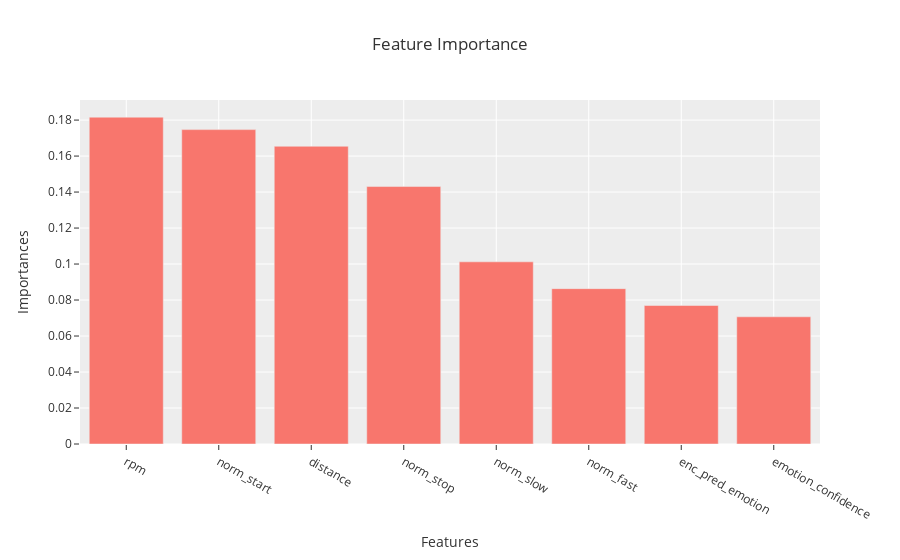

Notebook code for this chart:
### Markdown cell above
## Find Feature Importance

### Code cell
# See which features were most important
imps = pd.DataFrame()
imps['Features'] = features
imps['Importances'] = clf.feature_importances_
imps = imps.sort_values('Importances', ascending=False)
px.bar(imps, x='Features', y='Importances', template='ggplot2',
       title='Feature Importance')

### Figure 1 — Plotly figure (JSON) as saved in the notebook; plotly's stock layout.template omitted (floating-point values rounded to 4 significant figures)
{"data": [{"alignmentgroup": "True", "hovertemplate": "Features=%{x}<br>Importances=%{y}<extra></extra>", "legendgroup": "", "marker": {"color": "#F8766D"}, "name": "", "offsetgroup": "", "orientation": "v", "showlegend": false, "textposition": "auto", "type": "bar", "x": ["rpm", "norm_start", "distance", "norm_stop", "norm_slow", "norm_fast", "enc_pred_emotion", "emotion_confidence"], "xaxis": "x", "y": [0.1816, 0.1747, 0.1654, 0.1431, 0.1012, 0.08634, 0.07696, 0.07068], "yaxis": "y"}], "layout": {"barmode": "relative", "legend": {"tracegroupgap": 0}, "title": {"text": "Feature Importance"}, "xaxis": {"anchor": "y", "domain": [0, 1], "title": {"text": "Features"}}, "yaxis": {"anchor": "x", "domain": [0, 1], "title": {"text": "Importances"}}}}
